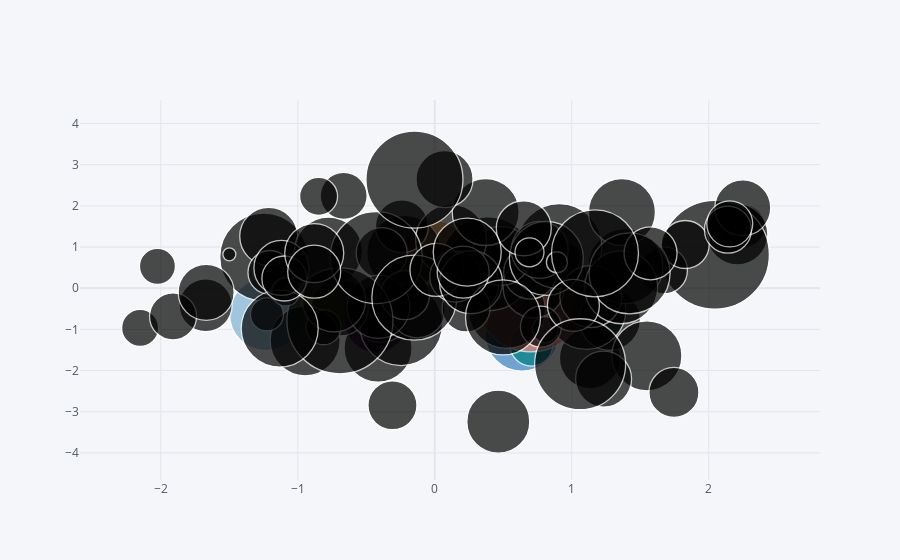

Source (notebook cell):
### Code cell
df.iplot(kind='bubble',x='A',y='B',size='C')
